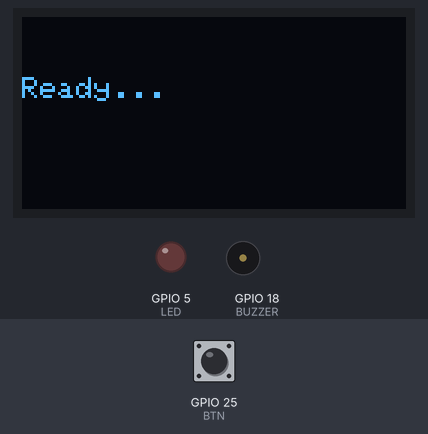
Simulated run of this sketch. Board: ESP32. On the bench: 128×64 one-colour display, output pins drawn as LEDs (lit = HIGH), buzzer (waves = sounding). Inputs (shaded band) come from the test bench; at power-on: GPIO 25 (BTN) HIGH.

Above: at 1.2 s.
1.3 s: GPIO 25 (BTN) pulled LOW for 0.15 s
At 2.4 s:
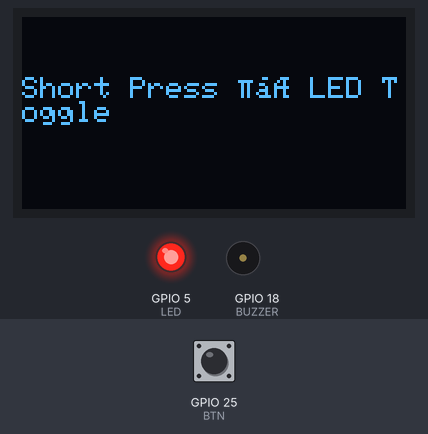
2.9 s: GPIO 25 (BTN) pulled LOW for 3.2 s
At 7.2 s:
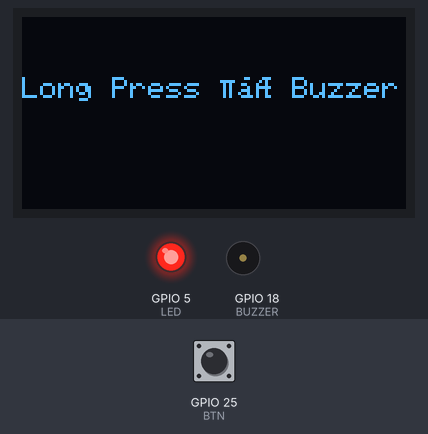
8.1 s: GPIO 25 (BTN) pulled LOW for 1 s
At 10.1 s:
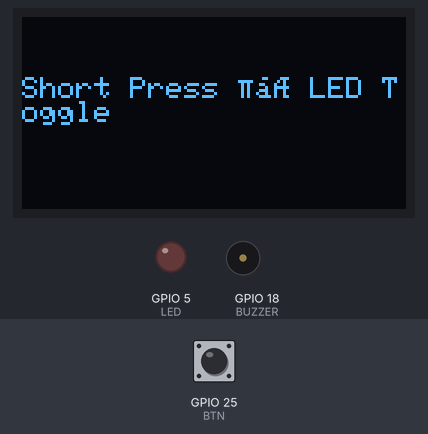
10.6 s: GPIO 25 (BTN) pulled LOW for 3.2 s
At 15.5 s:
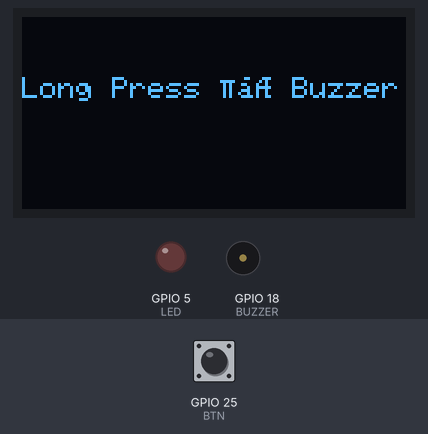
Timing chart, 0 to 16.8 s (numbered marks = the images above; inputs shaded):
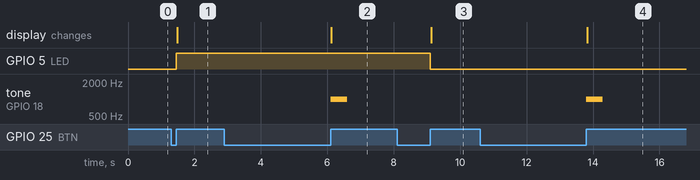

The sketch:

sketch.ino
```cpp
/*
  Project: Button Press Detection
  Name: Muhammad Abdullah
  Reg No: 23-NTU-CS-1056
  Date: 23-Oct-2025
*/

#include <Arduino.h>
#include <Wire.h>
#include <Adafruit_GFX.h>
#include <Adafruit_SSD1306.h>

// --- Pin Definitions ---
#define BTN 25       // Button pin
#define LED 5        // LED pin
#define BUZZER 18   // Buzzer pin

// --- OLED Display Setup (I2C) ---
Adafruit_SSD1306 display(128, 64, &Wire, -1);

// --- Variables ---
bool ledState = false;           // to store LED ON/OFF state
unsigned long pressTime = 0;     // to store the time when button is pressed
bool pressed = false;            // flag to check button press status

// --- Function to show text on OLED ---
void showText(String msg) {
  display.clearDisplay();         // clear old text
  display.setTextSize(1);
  display.setTextColor(WHITE);
  display.setCursor(0, 20);       // position for message
  display.println(msg);           // print message
  display.display();              // update OLED screen
}

void setup() {
  pinMode(BTN, INPUT_PULLUP);     // button as input with internal pull-up
  pinMode(LED, OUTPUT);           // LED as output
  pinMode(BUZZER, OUTPUT);        // buzzer as output

  // --- Initialize the OLED Display ---
  display.begin(SSD1306_SWITCHCAPVCC, 0x3C);
  showText("Ready...");           // startup message
}

void loop() {
  // --- Check if button is pressed down ---
  if (digitalRead(BTN) == LOW && !pressed) {
    pressed = true;               // mark button as pressed
    pressTime = millis();         // save press start time
  }

  // --- Check if button is released ---
  if (digitalRead(BTN) == HIGH && pressed) {
    unsigned long duration = millis() - pressTime;   // calculate how long it was held
    pressed = false;              // reset press flag

    // --- Long Press Detection (>1.5s) ---
    if (duration > 1500) {
      tone(BUZZER, 1000, 500);    // play buzzer tone
      showText("Long Press → Buzzer");
    }
    // --- Short Press Detection ---
    else {
      ledState = !ledState;       // toggle LED state
      digitalWrite(LED, ledState);
      showText("Short Press → LED Toggle");
    }
  }
}
```

Measured:
- after the input at 1.3 s, GPIO 5 (LED): LOW → HIGH after 0.15 s; the display: changes after 0.18 s (image 1)
- after the input at 2.9 s, tone on GPIO 18 (BUZZER): silent → 1000 Hz after 3.2 s, → silent 0.50 s later; the display: changes after 3.2 s (image 2)
- after the input at 8.1 s, GPIO 5 (LED): HIGH → LOW after 1.0 s; the display: changes after 1.0 s (image 3)
- after the input at 10.6 s, tone on GPIO 18 (BUZZER): silent → 1000 Hz after 3.2 s, → silent 0.50 s later; the display: changes after 3.2 s (image 4)
